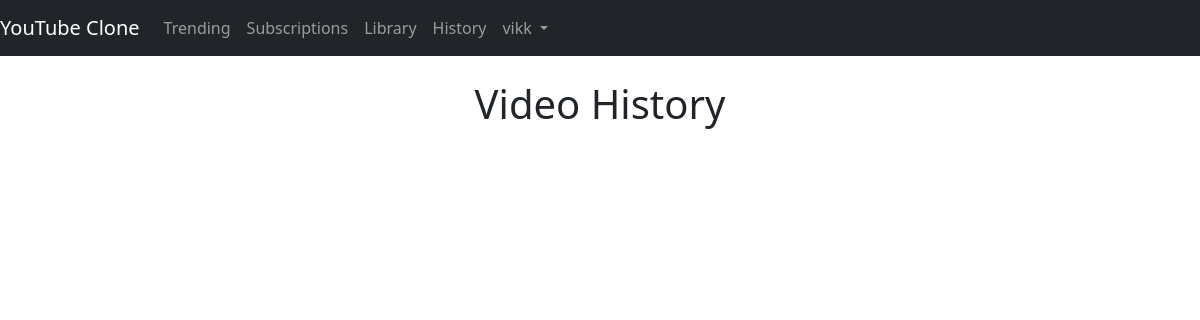
The page /history (signed in) on the database as committed earlier.
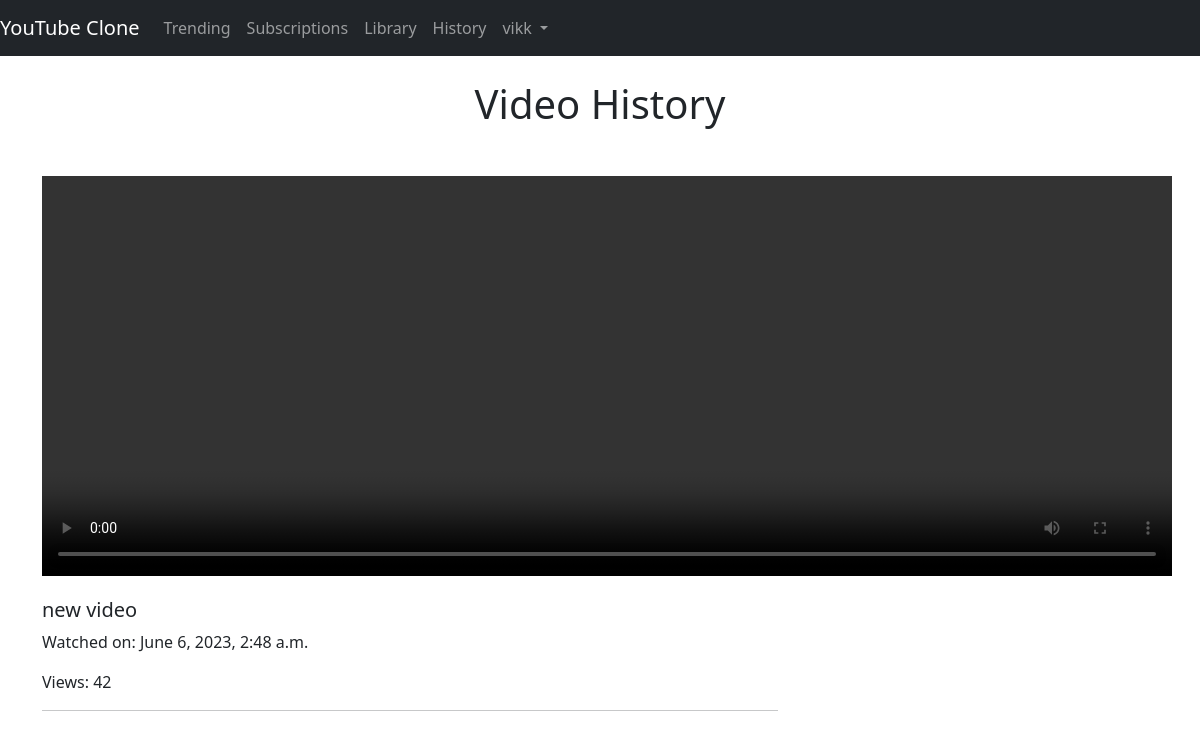
The same page on the database as committed later.
### videos/models.py (models this page shows, shortened)
class VideoHistory(models.Model):
    user = models.ForeignKey(User, on_delete=models.CASCADE)
    video = models.ForeignKey(Video, on_delete=models.CASCADE)
    watched_on = models.DateTimeField(auto_now_add=True)

class Video(models.Model):
    user = models.ForeignKey(User, on_delete=models.CASCADE)
    title = models.CharField(max_length=200)
    description = models.TextField(blank=True, null=True)
    video_file = models.FileField(upload_to='videos')
    likes = models.ManyToManyField(User, related_name='video_like', blank=True)
    created_on = models.DateTimeField(auto_now_add=True)
    views = models.IntegerField(default=0)
    channel = models.ForeignKey(Channel, on_delete=models.CASCADE, related_name='channel_videos')

### videos/views.py (the view)
# urls.py: path('history', views.video_history, name='history'),
@login_required(login_url='login')
def video_history(request):
    videos = VideoHistory.objects.filter(user=request.user).order_by('-watched_on')
    return render(request, 'videos/video_history.html', {'videos':videos})

### videos/templates/videos/video_history.html (shortened to what this page needs)
{% extends 'videos/base.html' %}
{% block content %}
<div class="container">
    <h1 class="text-center mt-4 mb-5">Video History</h1>
    <div class="row">
        {% for his in videos %}
        <div class="col-md-8">
            <video width="1130" height="400" controls>
                <source src="{{ his.video.video_file.url }}" type="video/mp4">
            </video>
            <h5 class="card-title mt-3">{{ his.video.title }}</h5>
            <p>Watched on: {{ his.watched_on }}</p>
            <p>Views: {{ his.video.views }}</p> <hr>
        {% endfor %}
    </div>
</div>
{% endblock %}

Rows that differ between the two databases and show on the page:
added VideoHistory: video "new video", watched_on "June 6, 2023, 2:48 a.m.", video.views "42"
